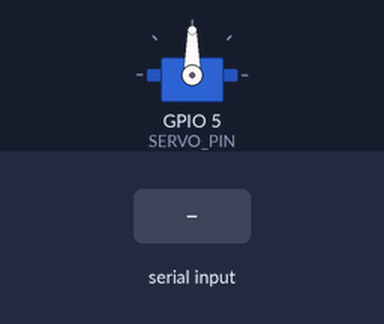
Bench run of a sketch on a simulated ESP32. Parts: servo. Inputs (shaded band) come from the test bench. What the sketch prints to the serial monitor is not drawn.

Above: at 2.2 s.
2.3 s: "30,150\n" received over Serial
At 3.2 s:
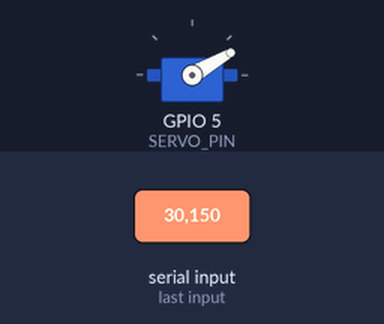
3.8 s: "5\n" received over Serial
At 4.3 s:
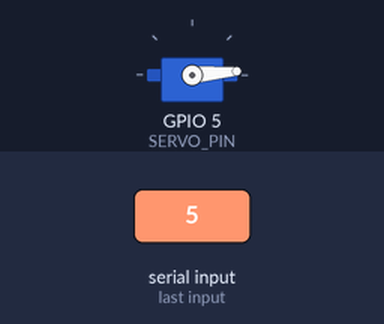
5.3 s: "90,45\n" received over Serial
At 6.7 s:
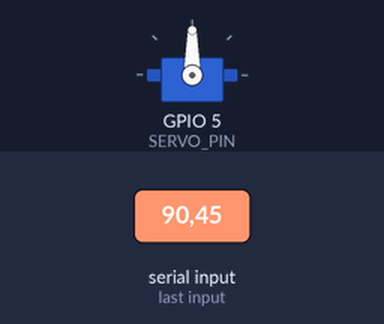
Timing chart, 0 to 8.3 s (numbered marks = the images above; inputs shaded):
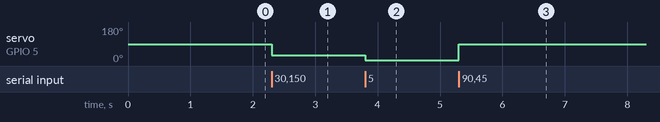

Measured:
- after the input at 2.3 s, servo on GPIO 5 (SERVO_PIN): 90° → 30° at once
- after the input at 3.8 s, servo on GPIO 5 (SERVO_PIN): 30° → 5° at once
- after the input at 5.3 s, servo on GPIO 5 (SERVO_PIN): 5° → 90° at once

The sketch:

UART_to_Servo.ino
```cpp
#include <ESP32Servo.h>

#define SERVO_PIN 5   // D5 on ESP32 Dev Kit V1 (GPIO5)

Servo myServo;

int angle = 90; // default startup angle

void setup() {
  Serial.begin(115200);
  delay(1000);

  // Attach servo with safe pulse range
  myServo.setPeriodHertz(50);          // Standard 50Hz servo
  myServo.attach(SERVO_PIN, 500, 2400);

  myServo.write(angle);

  Serial.println("ESP32 Servo Control Ready");
  Serial.println("Send angle (0–180) via Serial");
}

void loop() {
  if (Serial.available()) {
    String input = Serial.readStringUntil('\n');
    input.trim();

    int receivedAngle = input.toInt();

    if (receivedAngle >= 0 && receivedAngle <= 180) {
      angle = receivedAngle;
      myServo.write(angle);

      Serial.print("Servo moved to: ");
      Serial.println(angle);
    } else {
      Serial.println("Invalid angle! Use 0–180");
    }
  }
}
```
